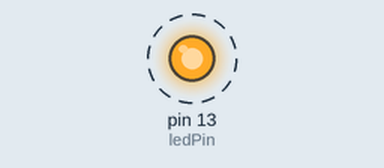
This sketch was run on a simulated Arduino Uno, built with avr-gcc and run on an emulated ATmega328P. On the bench: output pins drawn as LEDs (lit = HIGH). Dashed ring = blinking.

Above: at 0.3 s.
Timing chart, 0 to 3.2 s (numbered marks = the images above):
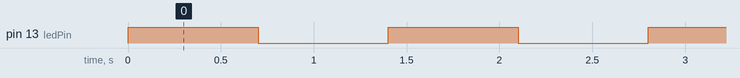

Measured:
- by itself, pin 13 (ledPin): alternates HIGH for 0.70 s and LOW for 0.70 s

The sketch:

arduino_project1_group91.ino
```cpp
// Project 1 - LED Blink
// Author: Paramvir Singh, Devjot Singh, Jovan Singh
// Date: November 2025

int ledPin = 13; // Pin 13 connected to LED

void setup() {
  pinMode(ledPin, OUTPUT);
}

void loop() {
  digitalWrite(ledPin, HIGH); // Turn LED ON
  delay(700);                 // Wait 700 ms
  digitalWrite(ledPin, LOW);  // Turn LED OFF
  delay(700);                 // Wait 700 ms
}
```
